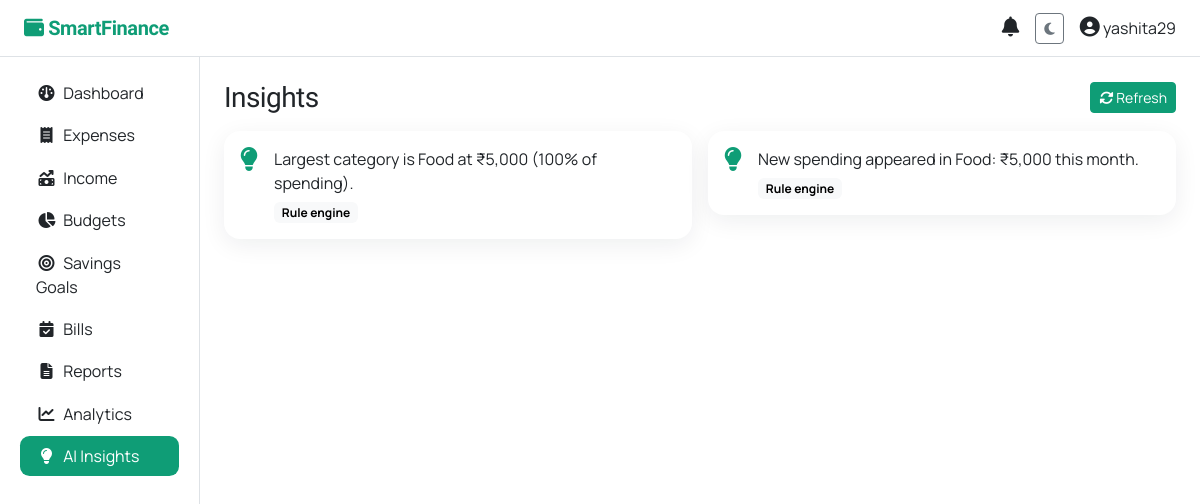
The app's page /insights/ (signed in) with its own data.
### core/models.py (models this page shows, shortened)
class AIInsight(models.Model):
    SOURCE_RULE = "rule"
    SOURCE_LLM = "llm"
    SOURCE_CHOICES = [(SOURCE_RULE, "Rule engine"), (SOURCE_LLM, "LLM")]
    user = models.ForeignKey(settings.AUTH_USER_MODEL, on_delete=models.CASCADE, related_name="insights")
    text = models.TextField()
    source = models.CharField(max_length=8, choices=SOURCE_CHOICES, default=SOURCE_RULE)
    created_at = models.DateTimeField(auto_now_add=True)
    class Meta:
        ordering = ["-created_at"]

### core/views.py (the view)
# urls.py: path("insights/", views.insights, name="insights"),
@login_required
def insights(request):
    if request.method == "POST":
        refresh_insights(request.user)
        return redirect("insights")
    items = AIInsight.objects.filter(user=request.user)
    return render(request, "insights.html", {"items": items})

### core/context_processors.py (called while the page is built)
def notifications(request):
    if not request.user.is_authenticated:
        return {}
    qs = Notification.objects.filter(user=request.user, is_read=False)
    return {"unread_notifications": qs[:10], "unread_count": qs.count()}

### templates/insights.html (shortened to what this page needs)
{% extends "base.html" %}
{% block content %}
<div class="d-flex justify-content-between align-items-center mb-3">
  <h3 class="mb-0">Insights</h3>
  <form method="post">{% csrf_token %}<button class="btn btn-accent btn-sm"><i class="fa-solid fa-rotate"></i> Refresh</button></form>
</div>
<div class="row g-3">
{% for i in items %}
  <div class="col-md-6"><div class="card sf-card p-3 d-flex flex-row align-items-start gap-3">
    <i class="fa-solid fa-lightbulb sf-accent fs-4"></i>
    <div><p class="mb-1">{{ i.text }}</p><span class="badge text-bg-light">{{ i.get_source_display }}</span></div>
  </div></div>
{% empty %}<div class="col-12"><p class="text-muted">No insights yet. Add transactions, then refresh.</p></div>{% endfor %}
</div>
{% endblock %}

### templates/base.html (shortened to what this page needs)
{% load static %}
<!DOCTYPE html>
<html lang="en" data-bs-theme="light">
<head>
  <link href="https://cdn.jsdelivr.net/npm/bootstrap@5.3.3/dist/css/bootstrap.min.css" rel="stylesheet">
  <link href="https://cdnjs.cloudflare.com/ajax/libs/font-awesome/6.5.1/css/all.min.css" rel="stylesheet">
</head>
<body>
{% if user.is_authenticated %}
<nav class="navbar navbar-expand-lg border-bottom sticky-top bg-body">
  <div class="container-fluid px-4">
    <a class="navbar-brand" href="{% url 'dashboard' %}"><i class="fa-solid fa-wallet"></i> SmartFinance</a>
    <div class="ms-auto d-flex align-items-center gap-3">
      <div class="dropdown">
        <a class="position-relative text-body" href="#" data-bs-toggle="dropdown">
          <i class="fa-solid fa-bell fs-5"></i>
        </a>
      </div>
      <button class="btn btn-sm btn-outline-secondary" id="themeToggle" type="button"><i class="fa-solid fa-moon"></i></button>
      <div class="dropdown">
        <a class="text-body text-decoration-none" href="#" data-bs-toggle="dropdown">
          <i class="fa-solid fa-circle-user fs-5"></i> {{ user.username }}
        </a>
      </div>
    </div>
  </div>
</nav>
<div class="container-fluid">
  <div class="row">
    <aside class="col-lg-2 col-md-3 d-none d-md-block py-3 sf-side border-end" style="min-height:90vh">
      <nav class="nav flex-column px-2">
        {% with r=request.resolver_match.url_name %}
        <a class="nav-link {% if r == 'dashboard' %}active{% endif %}" href="{% url 'dashboard' %}"><i class="fa-solid fa-gauge"></i>Dashboard</a>
        <a class="nav-link {% if 'expense' in r %}active{% endif %}" href="{% url 'expense_list' %}"><i class="fa-solid fa-receipt"></i>Expenses</a>
        <a class="nav-link {% if 'income' in r %}active{% endif %}" href="{% url 'income_list' %}"><i class="fa-solid fa-money-bill-trend-up"></i>Income</a>
        <a class="nav-link {% if 'budget' in r %}active{% endif %}" href="{% url 'budget_list' %}"><i class="fa-solid fa-chart-pie"></i>Budgets</a>
        <a class="nav-link {% if 'goal' in r %}active{% endif %}" href="{% url 'goal_list' %}"><i class="fa-solid fa-bullseye"></i>Savings Goals</a>
        <a class="nav-link {% if 'bill' in r %}active{% endif %}" href="{% url 'bill_list' %}"><i class="fa-solid fa-calendar-check"></i>Bills</a>
        <a class="nav-link {% if r == 'reports' %}active{% endif %}" href="{% url 'reports' %}"><i class="fa-solid fa-file-lines"></i>Reports</a>
        <a class="nav-link {% if r == 'analytics' %}active{% endif %}" href="{% url 'analytics' %}"><i class="fa-solid fa-chart-line"></i>Analytics</a>
        <a class="nav-link {% if r == 'insights' %}active{% endif %}" href="{% url 'insights' %}"><i class="fa-solid fa-lightbulb"></i>AI Insights</a>
        {% endwith %}
      </nav>
    </aside>
    <main class="col-lg-10 col-md-9 py-4 px-4">
      {% block content %}{% endblock %}
    </main>
  </div>
</div>
{% else %}
  {% block public %}{% endblock %}
{% endif %}
</body>
</html>

### templates/base.html (style rules this page uses)
:root { --sf-accent:#0f9d76; --sf-accent-2:#0b6e63; --sf-ink:#0d1b2a; --sf-display:'Sora',sans-serif; --sf-body:'Manrope',sans-serif; }
body { font-family:var(--sf-body); }
h1,h2,h3,h4,.navbar-brand { font-family:var(--sf-display);letter-spacing:-.02em; }
.navbar-brand { color:var(--sf-accent)!important;font-weight:700; }
.sf-card { border:none;border-radius:1rem;box-shadow:0 6px 24px rgba(13,27,42,.07); }
.sf-accent { color:var(--sf-accent); }
.btn-accent { background:var(--sf-accent);border-color:var(--sf-accent);color:#fff; }
.sf-side .nav-link { border-radius:.6rem;color:inherit;margin-bottom:.15rem; }
.sf-side .nav-link.active { background:var(--sf-accent);color:#fff; }
.sf-side .nav-link i { width:1.3rem;text-align:center;margin-right:.4rem; }

### records on screen
AIInsight: text "Largest category is Food at ₹5,000 (100% of spending).", source "Rule engine"
AIInsight: text "New spending appeared in Food: ₹5,000 this month.", source "Rule engine"

### other values on screen
{{ user.username }} "yashita29"
